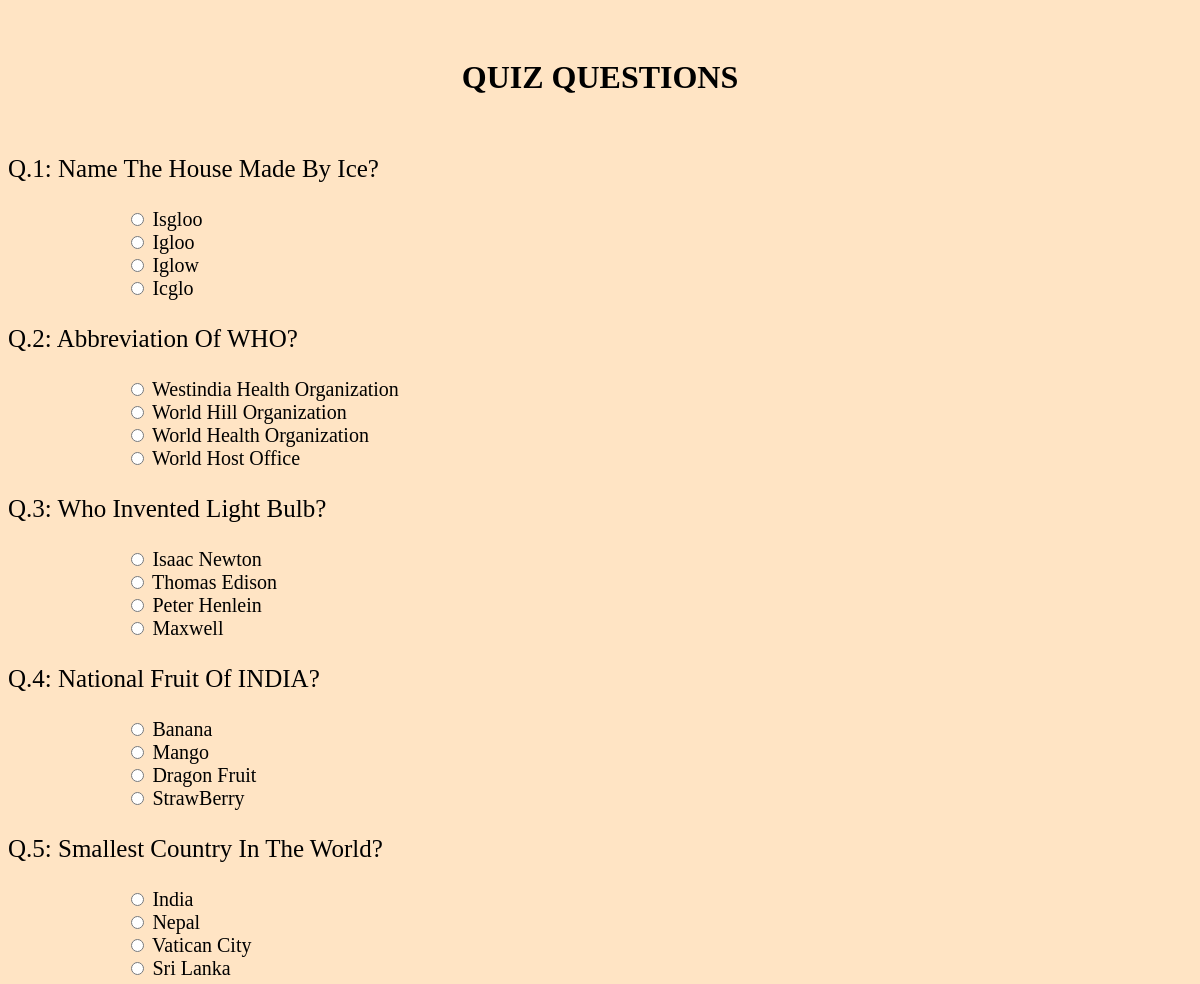
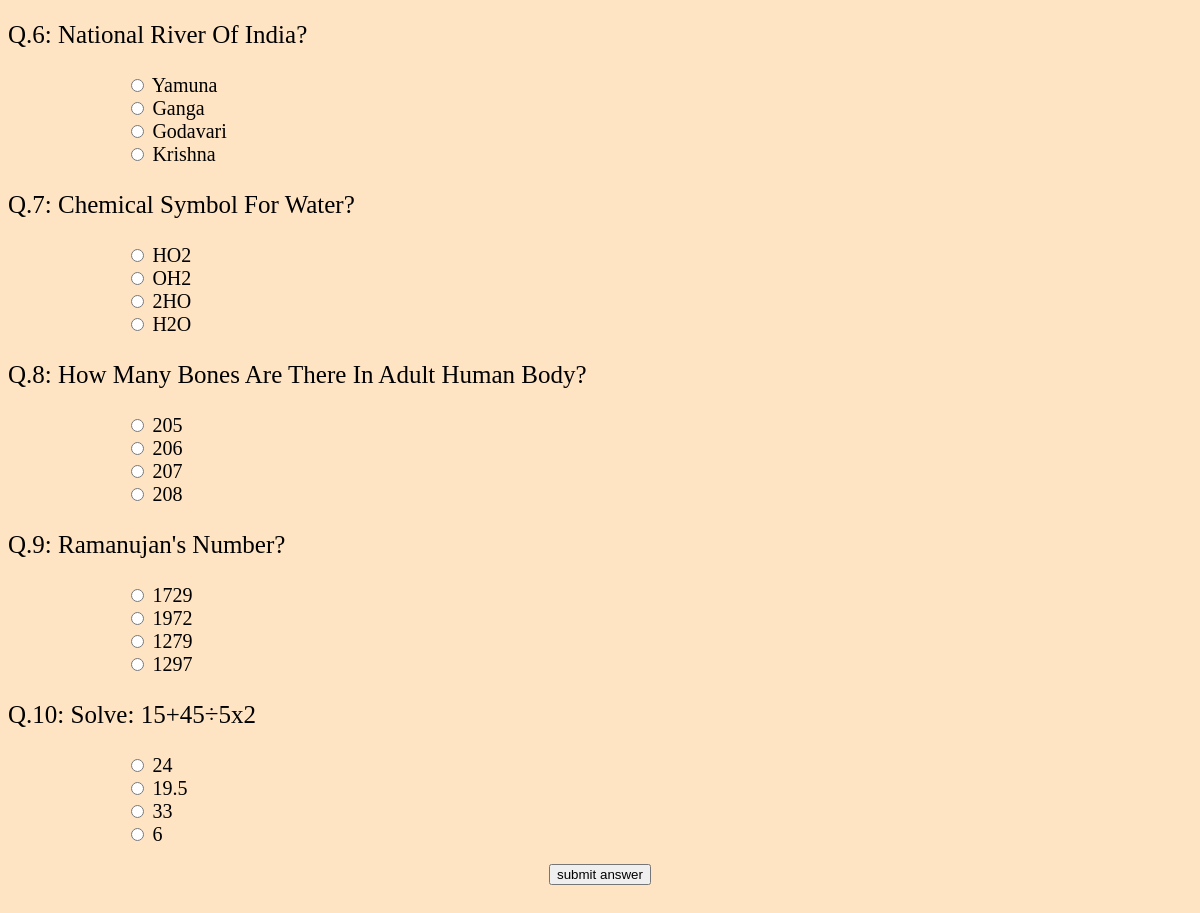
Screenshot of /quiz_app/ques (signed in) with the database file from the repository (2 pictures, top to bottom).
### quiz_app/models.py (models this page shows)
class questions(models.Model):
    question=models.CharField(max_length=200)

### quiz_app/views.py (the view, shortened to what this page needs)
# urls.py: path("ques",views.ques,name='ques'),
@login_required
def ques(request):
     qu=questions.objects.all()
     arr=random.sample(list(qu),min(len(qu),10))
     qu=[]
     for i in arr:
        qu.append({"q":i,'ans':list(i.options.values_list('option',flat=True))})
     return render(request,'quiz.html',{"qu":qu})

### templates/quiz.html (shortened to what this page needs)
{% extends 'login.html' %}
  {% block content %}
        <h1>Quiz Questions</h1>
        <form method="POST">
         {% for i in qu %}
        <p style=" font-size: 25px;text-transform: capitalize;"> Q.{{forloop.counter}}: {{i.q.question}}</p>
              {% for j in i.ans %}
              <div style="font-size: 20px;text-transform: capitalize;margin-left: 10%;">
                <input type='radio' name="{{i.q.id}}"  value="{{j}}"/>
            <label>{{j}}
          </label>
        </div>
          {% endfor %}
          {% endfor %}
           <br>
           <div style="text-align: center;">
            <button type="submit">submit answer</button>
          </div>
          </form>
        {% endblock %}

### templates/login.html (shortened to what this page needs)
{% load static %}
<!DOCTYPE html>
<html>
    <head>
       <link rel="stylesheet" href="{% static 'css/base.css' %}">
    </head>
    <body class="base">
        {% block content %}{% endblock %}
    </body>
</html>

### quiz_app/static/css/base.css (style rules this page uses)
.base { background-color: bisque; margin-bottom: 5%; }
h1,h2 { margin-top: 5%; text-transform: uppercase; margin-bottom: 5%; text-align: center; font-size: 200%; }

### rows the page displays
questions: q.question "Name The House Made By Ice?", ans "Isgloo" "Igloo" "Iglow" "Icglo"
questions: q.question "Abbreviation Of WHO?", ans "Westindia Health Organization" "World Hill Organization" "World Health Organization" "World Host Office"
questions: q.question "Who Invented Light Bulb?", ans "Isaac Newton" "Thomas Edison" "Peter Henlein" "Maxwell"
questions: q.question "National Fruit Of INDIA?", ans "Banana" "Mango" "Dragon Fruit" "StrawBerry"
questions: q.question "Smallest Country In The World?", ans "India" "Nepal" "Vatican City" "Sri Lanka"
questions: q.question "National River Of India?", ans "Yamuna" "Ganga" "Godavari" "Krishna"
questions: q.question "Chemical Symbol For Water?", ans "HO2" "OH2" "2HO" "H2O"
questions: q.question "How Many Bones Are There In Adult Human Body?", ans "205" "206" "207" "208"
questions: q.question "Ramanujan's Number?", ans "1729" "1972" "1279" "1297"
questions: q.question "Solve: 15+45÷5x2", ans "24" "19.5" "33" "6"
